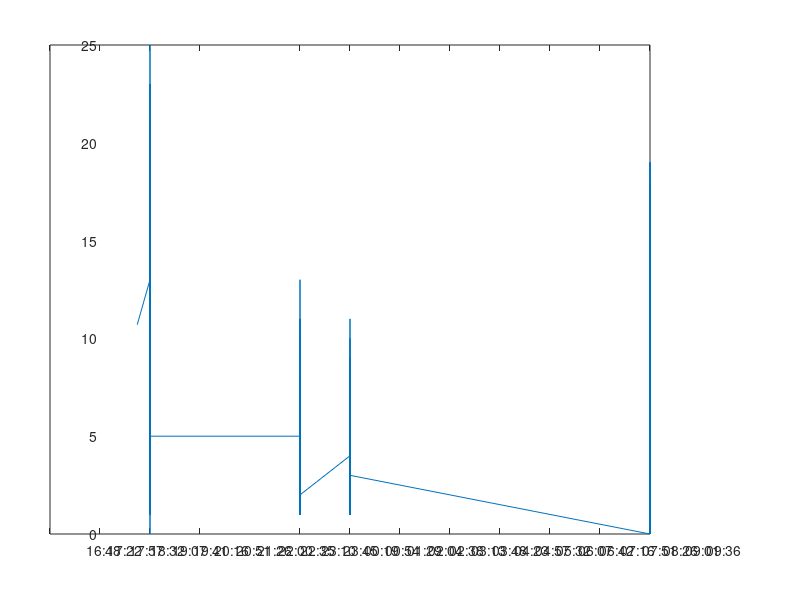

MATLAB code to generate this figure: (Note: this script raises an error after producing the figure.)
fileId = fopen('simple_log.txt');

data = textscan(fileId, '%f,%d,%d');
time = zeros(length(data{1}),1);
count = zeros(length(data{3}),1);
tmp = 1;
for n = 1:length(data{1}) 
   if (data{2}(n) ~= 555) 
       continue
   end
   
   time(tmp) = data{1}(n);
   count(tmp) = data{3}(n);
   tmp = tmp+1;
end

time = time(1:tmp-1);
count = count(1:tmp-1);


%hours = datenum(2014, 4, 30, ones(1,24));

time_edit = time(:)/1000/86400 + datenum(1970,1,1) - 4/24;
plot(time_edit, count);

L=get(gca,'XLim');
set(gca,'XTick',linspace(L(1),L(2),30));
datetick('x', 'HH:MM', 'keeplimits','keepticks');

rotateXLabels(gca(), 90);

axis tight
title('Traffic Statistics versus Time of Day');
xlabel('Time of day (24h format)');
ylabel('Number of cars appearing');

fclose(fileId);